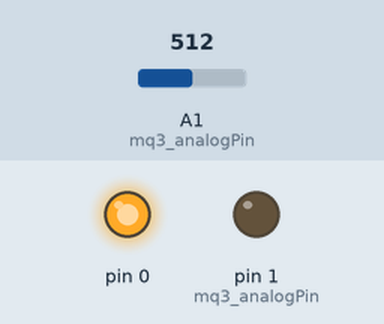
A sketch run on a simulated Arduino Uno, built with avr-gcc and run on an emulated ATmega328P. On the bench: output pins drawn as LEDs (lit = HIGH). Inputs (shaded band) come from the test bench; at power-on: A1 (mq3_analogPin) = 512.

Above: at 1.3 s.
1.4 s: A1 (mq3_analogPin) set to 1006
2.9 s: A1 (mq3_analogPin) set to 1023
At 4.1 s:
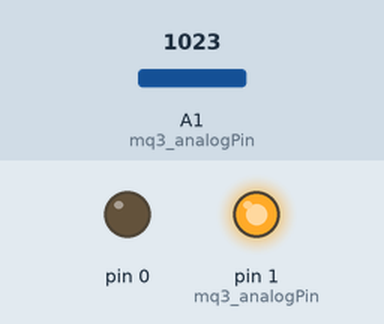
4.5 s: A1 (mq3_analogPin) set to 900
At 5.3 s:
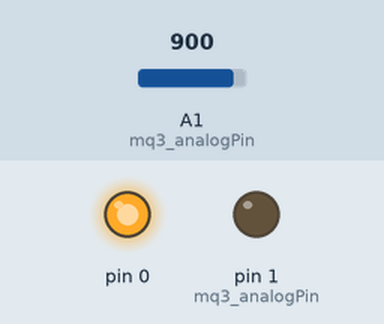
Timing chart, 0 to 7.5 s (numbered marks = the images above; inputs shaded):
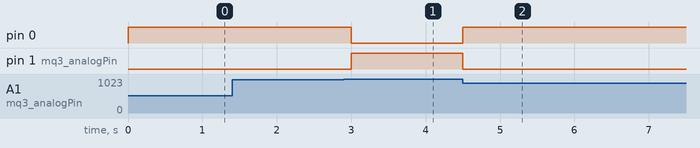

The sketch:

Alcoholimetro_proyect_GEMMA.ino
```cpp
int mq3_analogPin = 1; // connected to the output pin of MQ3

void setup(){
  pinMode(0,OUTPUT);
  pinMode(1,OUTPUT);

}

void loop()
{
  // give ample warmup time for readings to stabilize
  int mq3_value = analogRead(mq3_analogPin);
  if(mq3_value>1022){
    digitalWrite(1,HIGH);
    digitalWrite(0,LOW);

  }else{
    digitalWrite(1,LOW);
    digitalWrite(0,HIGH);
  }
  delay(500); //Just here to slow down the output.
}
```

Measured:
- the behaviour switches between 1022 and 1023 on A1 (mq3_analogPin) (found by bisection; images 0 and 1)
- after the input at 1.4 s, every drawn part: stays the same
- after the input at 2.9 s, pin 0: HIGH → LOW after 0.10 s; pin 1 (mq3_analogPin): LOW → HIGH after 0.10 s
- after the input at 4.5 s, pin 0: LOW → HIGH at once; pin 1 (mq3_analogPin): HIGH → LOW at once
